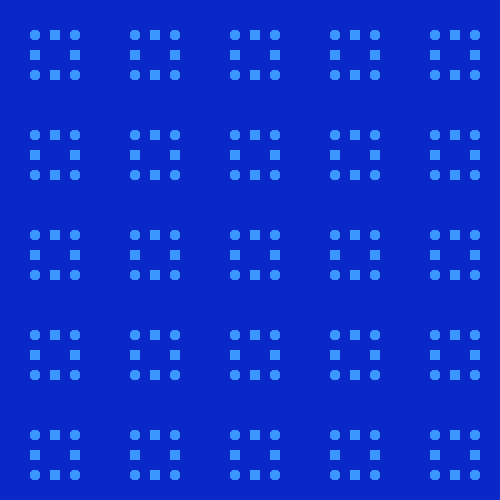
Frame 1 (no input)
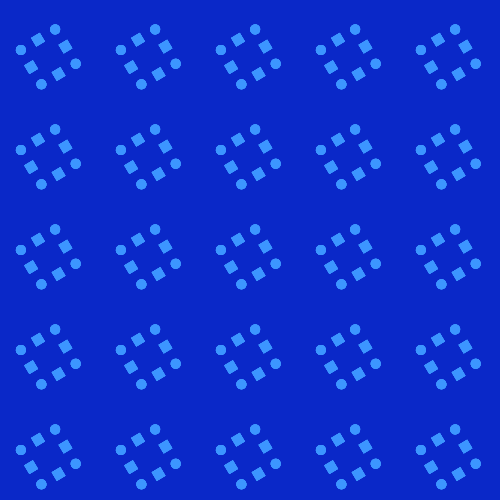
Frame 60 (the mouse pressed at the canvas centre just before this capture)
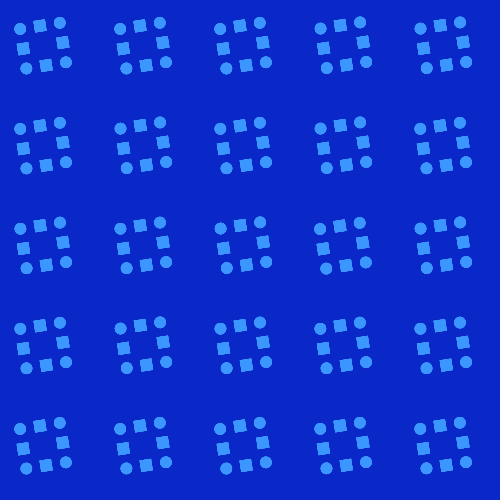
Frame 120 (the mouse held since frame 60 and released just before this capture)

The Processing sketch that drew these frames (run headless with seeded random() and noise(); from frame 60 on, the mouse is pressed at the canvas centre):

// Processing sketch: processing_63597
// ── processing_63597.pde

float rot=0;
float d=dist(mouseX, mouseY, pmouseX, pmouseY);
float explode=0;
float m=2;
float stop=0;
float i=20;
float count=0;
float grow=0;
float boom=0;
float countII=0;
float wobble=0;
float something=0;
float speed=0.97;

void setup() {
  size(500, 500);
  smooth();
}
void mouseReleased(){
  wobble=0;
  m=2;
}

void snowflake(float x, float y, float s, float d) {

    translate(x+wobble, y+wobble);
    rotate(rot);
    translate(-x+wobble, -y+wobble);
    layer(x, y, s+grow, 20+(d/7)+boom); 
    layer(x, y, s+grow, 20+(d/6)+boom); 
    layer(x, y, s+grow, 20+(d/5)+boom); 
    layer(x, y, s+grow, 20+(d/4)+boom); 
    layer(x, y, s+grow, 20+(d/3)+boom); 
    layer(x, y, s+grow, 20+(d/2)+boom);
if(mousePressed){
  wobble=random(m);
  m=m+0.001;
  grow=grow+0.001;
}
 
  if (d<100&&explode==0) {
    countII=countII+1;
  }

  if (d>100&&explode==0) {
    count=count+1;
    countII=0;
  }
  if (count>200&&d>100&&explode==0) {
    stop=1;
    boom=40;
  }

  if (count>500&&d>100&&explode==0) {
    boom=80;
    stop=2;
  }
  if(count>750&&d>100&&explode==0){
    boom=250;
    stop=4;
  }
  if(d>10){
    countII=0;
  }
  if (count>1000&&d>100) {
    boom=boom+10;
    stop=3;
    count=1001;
    d=101;
    countII=0;
    explode=1;
  }
  if (d<10&&countII>9000&&m==2) {
    count=0;
    boom=0;
    stop=0;
    
  }
  if(explode==1&&mousePressed){
    stop=0;
    grow=0;
    explode=0;
    count=0;
    boom=0;
    d=dist(mouseX, mouseY, pmouseX, pmouseY);
  }
}

void layer (float x, float y, float s, float gap) {

  rect(x+gap, y, s, s);
  rect(x-gap, y, s, s);
  rect(x, y+gap, s, s);
  rect(x, y-gap, s, s);
  ellipse(x-gap+(s/2), y-gap+(s/2), s, s);
  ellipse(x+gap+(s/2), y-gap+(s/2), s, s);
  ellipse(x-gap+(s/2), y+gap+(s/2), s, s);
  ellipse(x+gap+(s/2), y+gap+(s/2), s, s);
}

void draw() {
  int x=50;
  if (stop==0) {
    fill(60,150,255);
    noStroke();
    background(10+d, 40+d, 200+d);
  }
  if (stop==1) {
    background(40+d, 200+d, 10+d);
    fill(20,70,50);
  }
  if (stop==2) { 
      background(200+d,200+d,50+d);
    fill(240+d,140+d,0+d); 
  }
  if(stop==4){
 
    background(200+d, 40+d, 10+d);
    fill(255);
  }
   if (stop==3) { 
    background(200-random(200),40, 10);
  }
  float d=dist(mouseX, mouseY, pmouseX, pmouseY);

  for (int across=0; across< 5; across=across+1) {
    int y=50;
    for (int downwards=0; downwards<5; downwards=downwards+1) {
      pushMatrix();
      snowflake(x, y, 10, dist(mouseX, mouseY, pmouseX, pmouseY));
      popMatrix();
      y=y+100;
    }
    x=x+100;
  }
  speed = speed+d/580;
  speed = speed * 0.97;
  rot=rot+speed;
}
